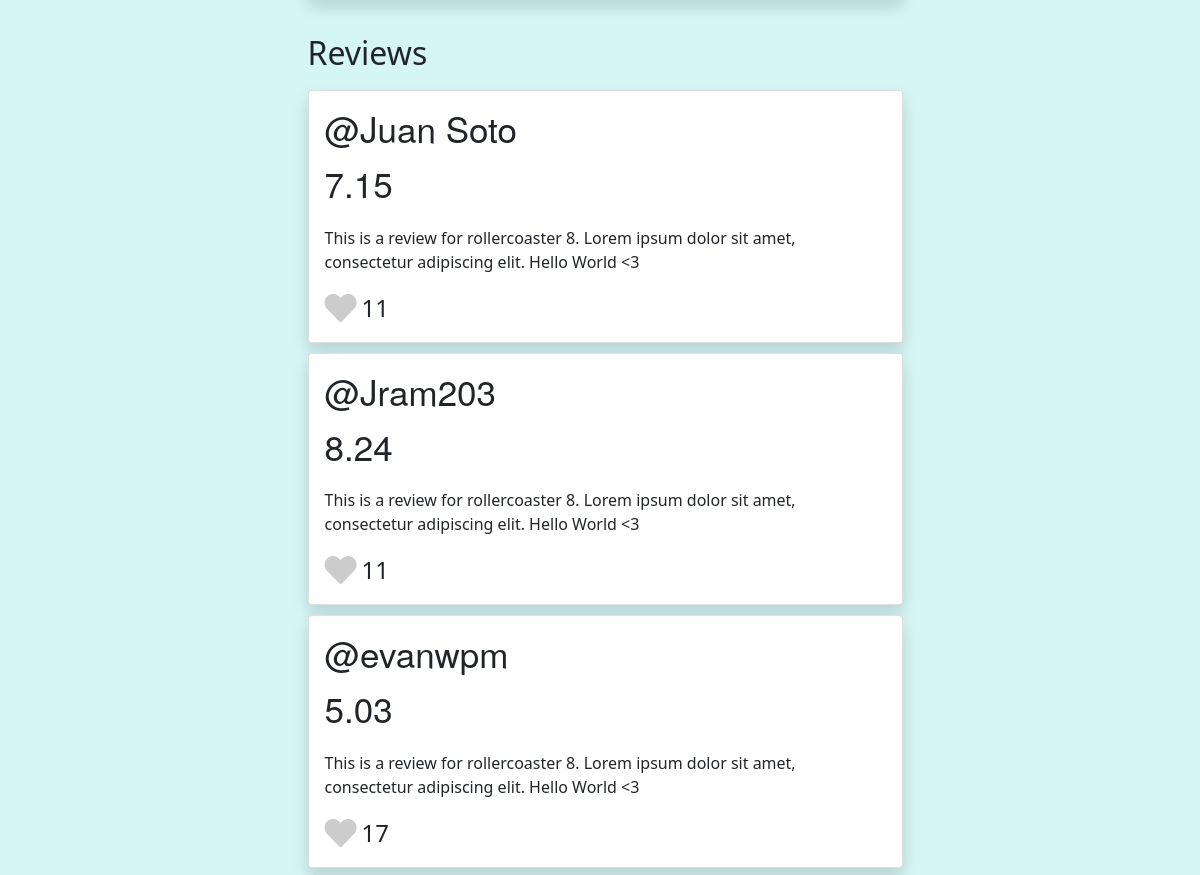
Before: /rollercoaster/8 (middle part) with the older database file.
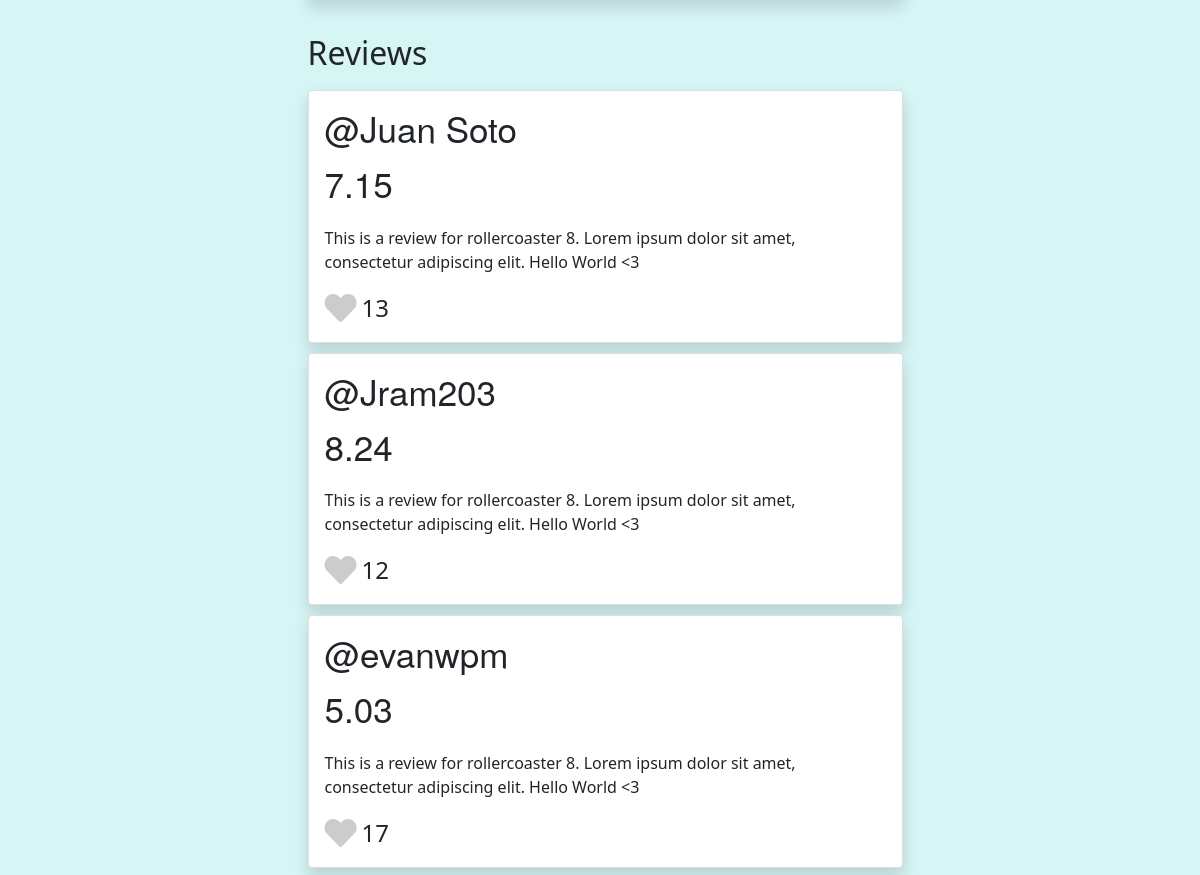
After: the same page with the newer database file.
### app/models.py (models this page shows)
class Review(db.Model):
    id = db.Column(db.Integer, primary_key=True)
    user_id = db.Column(db.Integer, db.ForeignKey('user.id'), nullable=False)
    rollercoaster_id = db.Column(db.Integer, db.ForeignKey('rollercoaster.id'), nullable=False)
    rating = db.Column(db.Float)
    review_text = db.Column(db.String(400))
    likes = db.Column(db.Integer)
    user = db.relationship('User', backref=db.backref('user_reviews', lazy=True))
    rollercoaster = db.relationship('Rollercoaster', backref=db.backref('coaster_reviews', lazy=True))

class User(UserMixin, db.Model):
    id = db.Column(db.Integer, primary_key=True)
    password = db.Column(db.String(100))
    name = db.Column(db.String(100))
    reviews = db.relationship('Review', lazy=True)

### app/main.py (the view)
@main.route('/rollercoaster/<rc_id>')
def rollercoaster_page(rc_id):
    rollercoaster = models.Rollercoaster.query.filter_by(id=rc_id).first()
    if rollercoaster:
        average_score = get_average_score(rollercoaster.id)
        reviews = rollercoaster.coaster_reviews
        return render_template('rollercoaster.html', rollercoaster=rollercoaster, average_score=average_score, reviews=reviews)
    else:
        return render_template('404.html')

### app/db_manager.py (called while the page is built)
def get_average_score(rollercoaster_id):
        average_score = (
            db.session.query(func.avg(models.Review.rating))
            .join(models.Review.rollercoaster)
            .filter(models.Review.rollercoaster_id == rollercoaster_id)
            .first()
        )[0]
        average_score = round(average_score,2)
        return average_score

### app/templates/rollercoaster.html (shortened to what this page needs)
{% extends "base.html" %}
{% block content %}
<div class="page_container_c">
  <div class="review_container">
    <h2>Reviews</h2>
    {% for review in reviews%}
    <div class="card card-hover shadow bg-white rounded" style="width: 100%;" onclick="open_profile({{review.user.id}})">
      <div class="card-body">
          <h5 style="font-size: 35px; font-family: Walfork, Walsheim, Helvetica Neue, Helvetica, Arial, sans-serif;"
              class="card-title">@{{ review.user.name}}</h5>
          {% if review.rating > 8.5%}
          <p style="font-weight: bold; color: #ff9933cb; font-size: 35px; font-family: Walfork, Walsheim, Helvetica Neue, Helvetica, Arial, sans-serif;"
              class="card-text"> {{ review.rating }}</p>
          {% else %}
          <p style="font-size: 35px; font-family: Walfork, Walsheim, Helvetica Neue, Helvetica, Arial, sans-serif;"
              class="card-text"> {{ review.rating }}</p>
          {% endif %}
          <p class="card-text">{{ review.review_text}}</p>
          <div style="display: flex; align-items: center; gap:5px;">
            <div style="font-size: 2rem;" id="{{review.id}}-icon" class="like-icon fa-lg" onclick="add_like(event, {{review.id}})"><i class="fas fa-heart"></i></div>
            <span style="font-size: 1.5rem;" id="{{review.id}}-likes">{{review.likes}}</span>
          </div>
      </div>
  </div>
    {% endfor %}
  </div>
</div>
{% endblock %}

### app/templates/base.html (shortened to what this page needs)
<html lang="en">
<head>
    <link href="https://cdn.jsdelivr.net/npm/bootstrap@5.1.3/dist/css/bootstrap.min.css" rel="stylesheet"
>
    <link rel="stylesheet" href="/static/styles.css">
    <link rel="stylesheet" href="https://cdnjs.cloudflare.com/ajax/libs/font-awesome/5.15.3/css/all.min.css" />
</head>
<body>
    <div>
        {% block content %}{% endblock %}
    </div>
</body>
</html>

### app/static/styles.css (style rules this page uses)
.page_container_c { padding-top: 10px; display: flex; align-items: center; justify-content: center; flex-direction: column; margin-left: 10px; }
.review_container { display: flex; flex-direction: column; gap: 10px; padding-top: 5px; flex-grow: 1; width: 50%; }
body { background-color: #d6f5f5; }
.like-icon { color: #ccc; cursor: pointer; }

Changed rows visible on the page:
changed Review "Juan Soto": likes "11" → "13"
changed Review "Jram203": likes "11" → "12"
